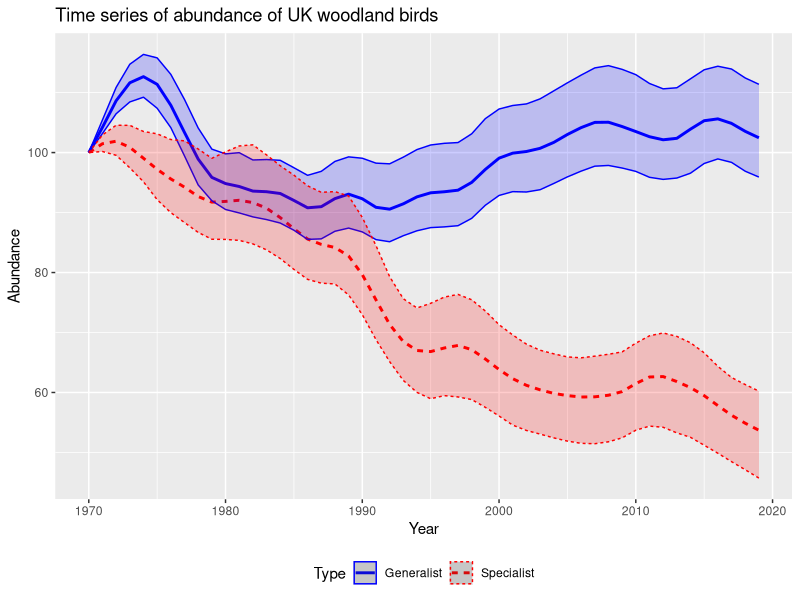
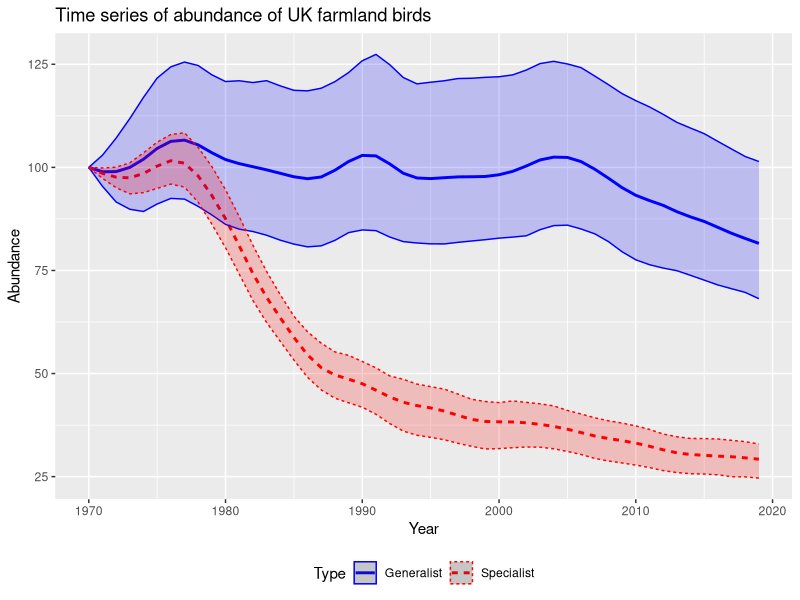

Write the R code that produced these figures, in order.
Bird <- read.csv("Bird_trends.csv", header=T) #Load in datafile

# Combine data for generalist and specialist into a single dataframe
library(ggplot2)

# Combine data for generalist and specialist into a single dataframe
woodland_bird_trends <- data.frame(
  Year = rep(Bird$Year, 2),
  Abundance = c(Bird$Wood_Gen_Abund_Ind, Bird$Wood_Spec_Abund_Ind),
  CI_2_5 = c(Bird$Wood_Gen_2_5CI, Bird$Wood_Spec_2_5CI),
  CI_97_5 = c(Bird$Wood_Gen_97_5CI, Bird$Wood_Spec_97_5CI),
  Type = rep(c("Generalist", "Specialist"), each = length(Bird$Year))
)

# Create ggplot
ggplot(woodland_bird_trends, aes(x = Year, y = Abundance, color = Type, linetype = Type)) +
  geom_line(size = 1) +
  geom_ribbon(aes(ymin = CI_2_5, ymax = CI_97_5, fill = Type), alpha = 0.2) +
  scale_color_manual(values = c("blue", "red")) +
  scale_fill_manual(values = c("blue", "red"), guide = FALSE) +
  labs(
    x = "Year",
    y = "Abundance",
    title = "Time series of abundance of UK woodland birds"
  ) +
  theme(legend.position = "bottom") +
  guides(linetype = guide_legend(override.aes = list(size = 1)))


# Combine data for generalist and specialist into a single dataframe for farmland birds
farmland_bird_trends <- data.frame(
  Year = rep(Bird$Year, 2),
  Abundance = c(Bird$Fm_Gen_Abund_Ind, Bird$Fm_Spec_Abund_Ind),
  CI_2_5 = c(Bird$Fm_Gen_2_5CI, Bird$Fm_Spec_2_5CI),
  CI_97_5 = c(Bird$Fm_Gen_97_5CI, Bird$Fm_Spec_97_5CI),
  Type = rep(c("Generalist", "Specialist"), each = length(Bird$Year))
)

# Create ggplot for farmland birds
ggplot(farmland_bird_trends, aes(x = Year, y = Abundance, color = Type, linetype = Type)) +
  geom_line(size = 1) +
  geom_ribbon(aes(ymin = CI_2_5, ymax = CI_97_5, fill = Type), alpha = 0.2) +
  scale_color_manual(values = c("blue", "red")) +
  scale_fill_manual(values = c("blue", "red"), guide = FALSE) +
  labs(
    x = "Year",
    y = "Abundance",
    title = "Time series of abundance of UK farmland birds"
  ) +
  theme(legend.position = "bottom") +
  guides(linetype = guide_legend(override.aes = list(size = 1)))

